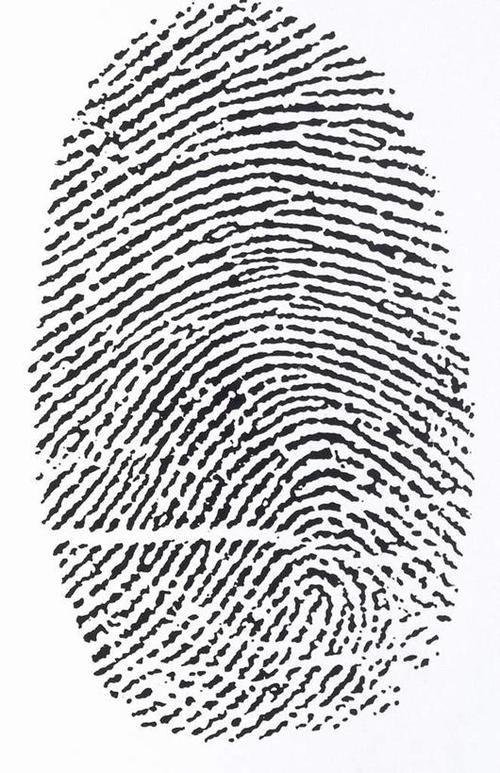
#> input picture Algorithms/Morphological algorithm/finger1.jpg, 500 x 773 px
$ python homework3.py
#> lines starting #> are read from the running program, lines starting #| are printed output that depends on the picture; after the words box and inside, x2 and y2 are one past the last pixel; in counts of white or black regions, pixels touching at a corner belong together
""" 编一个程序实现如下功能：
1、	读入一幅指纹图像（自己找）；
2、	对图像进行二值化（方法自定，可以是阈值法）；
2、采用形态学骨架提取和距离变换骨架提取两种算法分别提取图像骨架；
3、采用裁剪算法，并分析其效果。 """

import numpy as np
import matplotlib.pyplot as plt
from PIL import Image
from cv2 import cv2
from skimage import morphology
import skimage
from data import Bs

def binary(img,T=125,Tmin=10,time_max=1000):
    Gh = 255
    Gl = 0
    t = 0
    img_L=np.array([i for j in img for i in j])
    img_bin = img
    T0 = 0
    while abs(T-T0)>=Tmin and t<=time_max:
        T0 = T
        Gh = np.sum(img_L[img_L>T])/(np.sum(img_L>T))
        Gl = np.sum(img_L[img_L<=T])/(np.sum(img_L<=T))
        T = (Gh+Gl)/2
        t = t+1
    np.putmask(img_bin,img_bin>=T,255)
    np.putmask(img_bin,img_bin<T,0)
    img_bin = 255-img_bin
    return img_bin

#####腐蚀#######
# [46 lines left out: functions werode, wdilate, not called in this run]
###########开运算###################
def wopen(img,B):
    return wdilate(werode(img,B),B)
###############闭运算###############
def wclose(img,B):
    return werode(wdilate(img,B),B)
################击中操作#################
# [7 lines left out: function whit, not called in this run]

def hit(img,B):
    W = np.ones((5,5),np.uint8)
    AB1 = cv2.erode(img,B)
    W[1:4,1:4]=B
    B2 = np.ones((5,5),np.uint8)-W
    AB2 = cv2.erode(1-img,B2)
    return AB1*AB2

##############细化,单一操作#################
def wthin(img,B):
    return img-hit(img,B)
##############细化过程##########################
def wthinp(A,Bs):
    AthinB = A
    for i in range(3):
        for B in Bs:
            AthinB = wthin(AthinB,B)
    return AthinB

###############距离变换#################
def distanceTrans(img):
    A = (1-img)*100
    for i in range(0,np.shape(A)[0]):
        for j in range(0,np.shape(A)[1]-1):
            temp0 = A[i][j]
            temp1 = min(A[i][j-1]+1,temp0)
            temp2 = min(A[i-1][j-1]+2,temp1)
            temp3 = min(A[i-1][j]+1,temp2)
            temp4 = min(A[i-1][j+1]+2,temp3)
            A[i][j] = temp4

    for i in range(np.shape(A)[0]-2,0,-1):
        for j in range(np.shape(A)[1]-2,0,-1):
            temp0 = A[i][j]
            temp1 = min(A[i][j+1]+1,temp0)
            temp2 = min(A[i+1][j+1]+2,temp1)
            temp3 = min(A[i+1][j]+1,temp2)
            temp4 = min(A[i+1][j-1]+2,temp3)
            A[i][j] = temp4
    return A

#####################求局部最大值#################
def local_max(img):
    img_lm = img
    l,h=img.shape
    t = 1
    for i in range(t,l+1-t):
        for j in range(t,h+1-t):
            if img_lm[i,j] == np.max(img_lm[i-t:i+t,j-t:j+t]):
                img_lm[i,j] = 1
    np.putmask(img_lm,img_lm>1,0)
    return img_lm

################骨架提取,全是自己写的############
# [20 lines left out: function wextract_sketon, not called in this run]
################骨架提取,其他的东西是调用的############
def extract_sketon(img,B,method='shape'):
    if method == 'shape': ####形态学骨架提取
        k = 0
        A_kB = img
        SkA = A_kB - cv2.morphologyEx(A_kB,cv2.MORPH_OPEN,B)
        SA = SkA
        while np.any(A_kB) and k<20:
            A_kB = cv2.erode(A_kB,B)
            SkA = A_kB - cv2.morphologyEx(A_kB,cv2.MORPH_OPEN,B)
            k += 1
            SA = np.clip(SkA+SA,0,1)
            # plt.imshow(SA,cmap='gray')
            # plt.pause(1)
            # plt.close()
        print(k)
        return SA
    elif method == 'distance':
        print('distance')
        A_edge = img - cv2.erode(img,B)
        A_distance = distanceTrans(A_edge)
        A_lomax = local_max(A_distance)
        A = A_lomax*img
        return A*255
    elif method == 'distance1':
        A = img
        t = 0
        while np.any(A) and t<5:
            print(t)
            At = A
            A_edge = cv2.erode(A,B)
            A_distance = distanceTrans(A_edge)
            A = A_distance
            np.putmask(A,A>1,0)
            t += 1
        return At*255
    return
#####################剪裁算法####################
def cut(A):
    X1 = wthinp(A,Bs)
    X2 = A
    X2 = 0
    H = np.ones((3,3))
    for B in Bs:
        print('3')
        X2 = X2+hit(X1,B)
    np.clip(X2,0,1)
    X3 = cv2.dilate(X2,H)*A
    X4 = np.clip(X3+X1,0,1)
    return X4

if __name__ == "__main__":
    img = cv2.imread(r'finger1.jpg',0)  ##读取图片
#> img: shape (773, 500); min 0, max 255, mean 199.9
    plt.rcParams['font.sans-serif']=['SimHei']
    plt.rcParams['axes.unicode_minus'] = False
    plt.figure(1)
    plt.subplot(1,2,1)
    plt.title('指纹原图')
    plt.imshow(img,cmap="gray")
    plt.subplot(1,2,2)
    plt.hist(img.ravel(),256,[0,256])
    plt.title('灰度直方图')

    plt.figure(2)
    plt.subplot(1,2,1)
    img_bin = binary(img,Tmin=0.01)
#> the loop in binary, `while abs(T-T0)>=Tmin and t<=time_max:` made 5 passes
#> (T0, Gh, Gl, T) on passes 2 to 5: (148.5, 244.6, 59.39, 152), (152, 244.8, 60.15, 152.5), (152.5, 244.9, 60.37, 152.6), (152.6, 244.9, 60.37, 152.6)
#> (Gh, Gl, T) on pass 1: (242.5, 54.39, 148.5)
#> after the loop in binary, `while abs(T-T0)>=Tmin and t<=time_max:`: t = 5
#> in binary, `np.putmask(img_bin,img_bin<T,0)`:
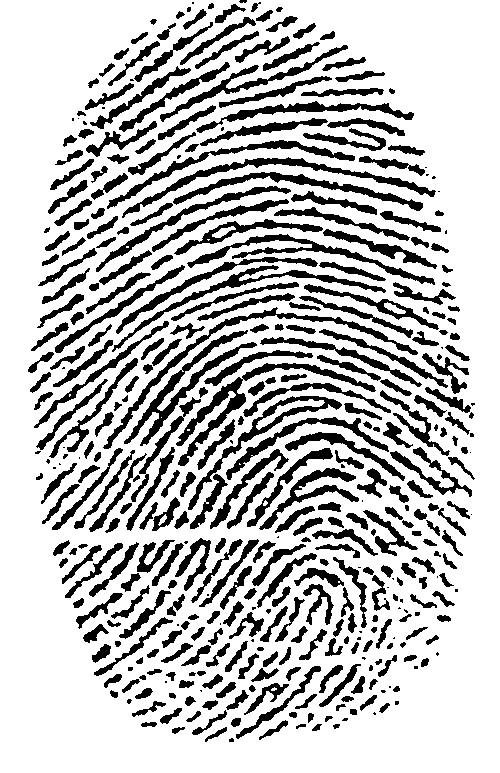
#> img_bin: shape (773, 500); 75.6% white; 411 black regions (64 under 20 px), largest, box (x1, y1, x2, y2) and area: (176, 363, 376, 466) 2278, (124, 330, 257, 446) 2105, (103, 307, 418, 449) 1987
    plt.imshow(img_bin,cmap="gray")
    plt.title('二值化')
    plt.subplot(1,2,2)
    plt.hist(img_bin.ravel(),256,[0,256])
    plt.title('二值化后灰度直方图')

    plt.figure(3)
    B = np.ones((3,3),np.uint8)
    img_wskelon_shape = extract_sketon(img_bin/255,B,method='shape')
#> in extract_sketon, `SkA = A_kB - cv2.morphologyEx(A_kB,cv2.MORPH_OPEN,B)`: SkA: shape (773, 500) float64; values 0 (black) and 1 (white), 0.96% white in thin lines or dots, all inside (x1, y1, x2, y2) = (31, 1, 475, 742)
#> the loop in extract_sketon, `while np.any(A_kB) and k<20:` made 5 passes
#> pass 1, in extract_sketon, `SkA = A_kB - cv2.morphologyEx(A_kB,cv2.MORPH_OPEN,B)`:
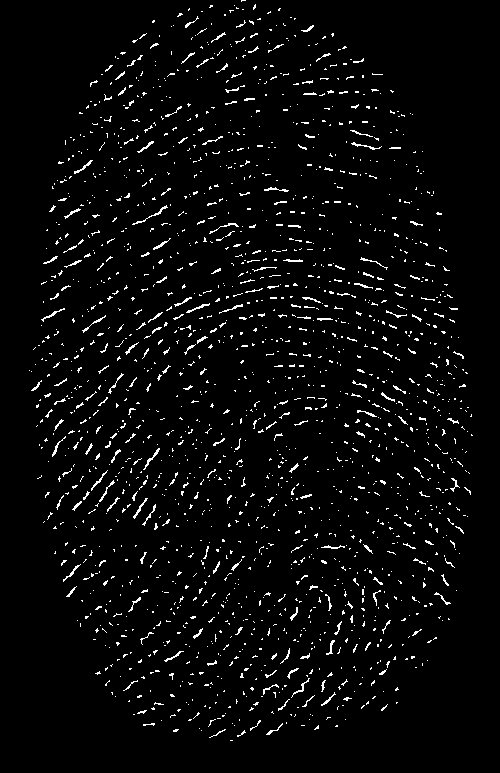
#> SkA: shape (773, 500) float64; values 0 (black) and 1 (white), 3.5% white in thin lines or dots, all inside (x1, y1, x2, y2) = (29, 0, 473, 741)
#> after the loop in extract_sketon, `while np.any(A_kB) and k<20:`: A_kB: shape (773, 500) float64; every value is 0
#> after the loop in extract_sketon, `while np.any(A_kB) and k<20:`:
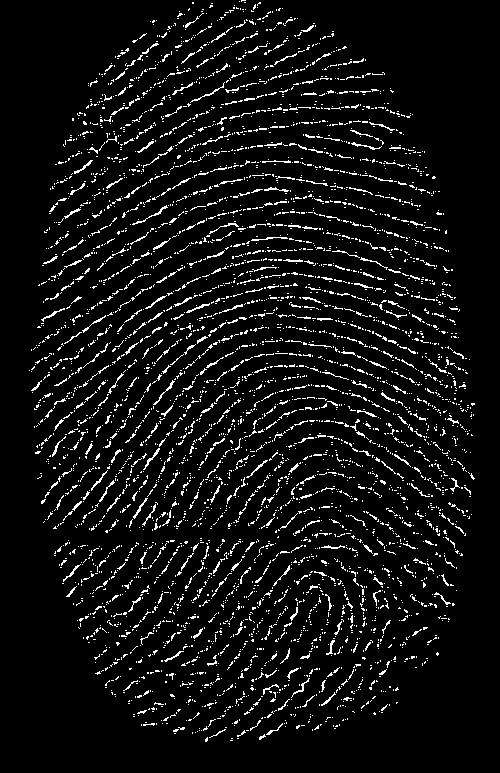
#> SA: shape (773, 500) float64; values 0 (black) and 1 (white), 6.7% white in thin lines or dots, all inside (x1, y1, x2, y2) = (29, 0, 475, 742)
#| 5
    plt.imshow(img_wskelon_shape,cmap="gray")
    plt.title('形态学骨架提取')

    plt.figure(4)
    plt.title('距离变换骨架提取')
    #skelon = morphology.skeletonize(img_bin/255)
    img_wskelon_distance = extract_sketon(img_bin/255,B,method='distance')
#> in extract_sketon (call 2), `A_edge = img - cv2.erode(img,B)`: A_edge: shape (773, 500) float64; values 0 (black) and 1 (white), 12.7% white in thin lines or dots, all inside (x1, y1, x2, y2) = (28, 0, 475, 742)
#> after the loop in distanceTrans, `for i in range(np.shape(A)[0]-2,0,-1):`:
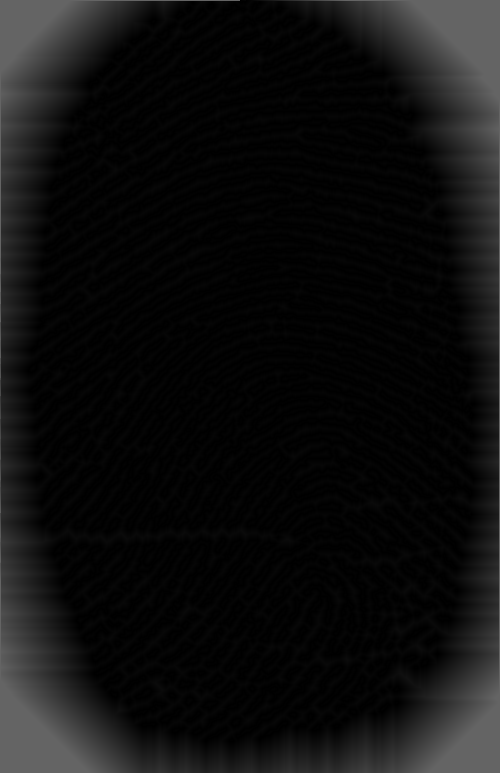
#> A: shape (773, 500) float64; min 0, max 100, mean 15.4
#> in local_max, `np.putmask(img_lm,img_lm>1,0)`:
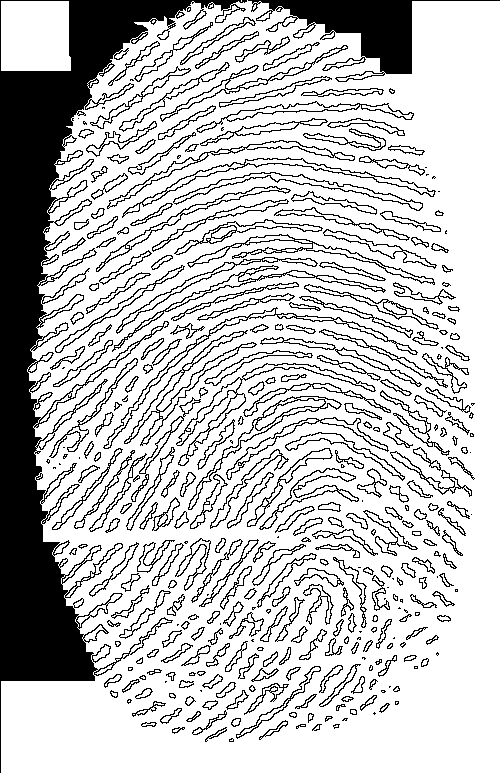
#> img_lm: shape (773, 500) float64; values 0 (black) and 1 (white), 76.2% white; 360 black regions (77 under 20 px), largest, box (x1, y1, x2, y2) and area: (0, 0, 247, 773) 43003, (248, 0, 500, 82) 6204, (103, 307, 418, 449) 1020
#> in extract_sketon (call 2), `A = A_lomax*img`: A: shape (773, 500) float64; values 0 (black) and 1 (white), 12% white; 1315 white regions (892 under 20 px), largest, box (x1, y1, x2, y2) and area: (174, 173, 422, 210) 959, (245, 159, 434, 196) 659, (227, 102, 359, 121) 578
    plt.imshow(img_wskelon_distance,cmap="gray")

    plt.figure(5)
    img_cut=cut(img_wskelon_shape)
#> after the loop in cut, `for B in Bs:`:
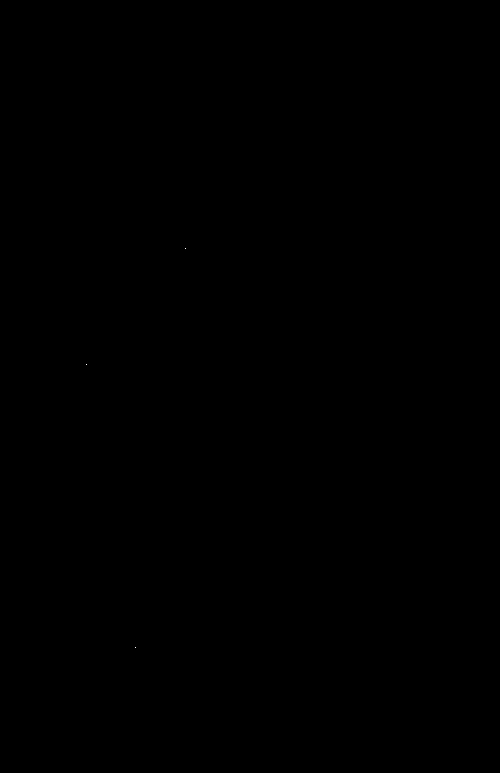
#> X2: shape (773, 500) float64; values 0 (black) and 1 (white), 0% white in thin lines or dots, all inside (x1, y1, x2, y2) = (86, 248, 186, 648)
#> in cut, `X3 = cv2.dilate(X2,H)*A`: X3: shape (773, 500) float64; values 0 (black) and 1 (white), 0% white in thin lines or dots, all inside (x1, y1, x2, y2) = (85, 247, 187, 649)
    plt.title('剪裁')
    plt.imshow(img_cut,cmap='gray')
    plt.show()
#> figure, not shown here; panel 2: tallest bar 56155 high, from x = 253 to 254
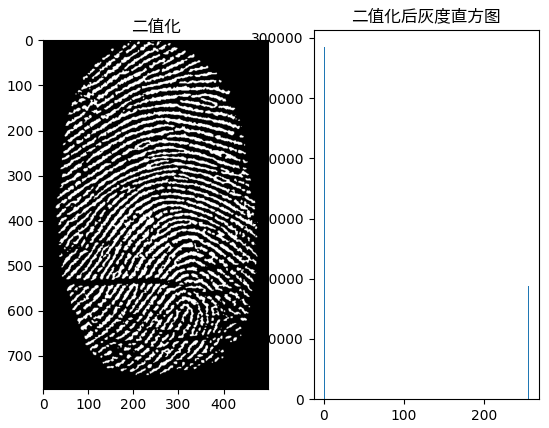
#> figure drawn by matplotlib, 2 panels; panel 2: tallest bar 292224 high, from x = 0 to 1

    # imgdis = skimage.morphology.medial_axis(img_bin, mask=None, return_distance=False)
    # plt.imshow(imgdis,cmap='gray')
    # plt.show()

$ run again, with Algorithms/Morphological algorithm/finger.jpg copied over Algorithms/Morphological algorithm/finger1.jpg
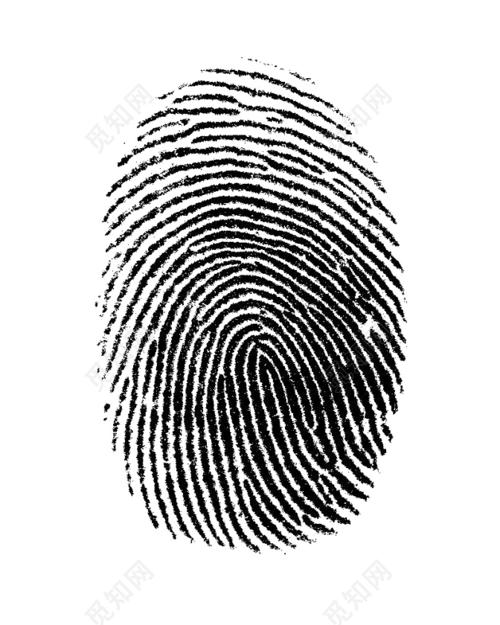
#> input picture Algorithms/Morphological algorithm/finger.jpg, 500 x 625 px
#> img is the input picture: shape (625, 500); min 0, max 255, mean 204.2
#> the loop in binary, `while abs(T-T0)>=Tmin and t<=time_max:` made 4 passes
#> (T0, Gh, Gl, T) on passes 2 to 4: (138.1, 249.3, 31.05, 140.2), (140.2, 249.5, 31.58, 140.5), (140.5, 249.5, 31.58, 140.5)
#> after the loop in binary, `while abs(T-T0)>=Tmin and t<=time_max:`: t = 4
#> the loop in extract_sketon, `while np.any(A_kB) and k<20:` made 6 passes
#> after the loop in extract_sketon, `while np.any(A_kB) and k<20:`:
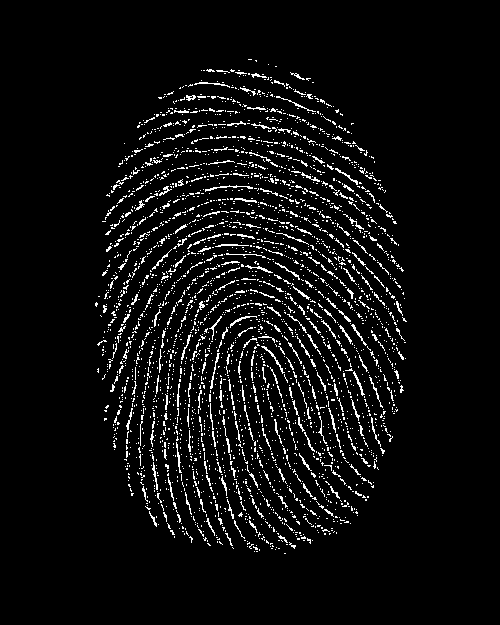
#> SA: shape (625, 500) float64; values 0 (black) and 1 (white), 5.4% white in thin lines or dots, all inside (x1, y1, x2, y2) = (95, 59, 407, 554)
#> after the loop in extract_sketon, `while np.any(A_kB) and k<20:`: k = 6
#| 6
#> X3: shape (625, 500) float64; values 0 (black) and 1 (white), 0% white in thin lines or dots, all inside (x1, y1, x2, y2) = (167, 251, 170, 254)
#> `plt.show()`:
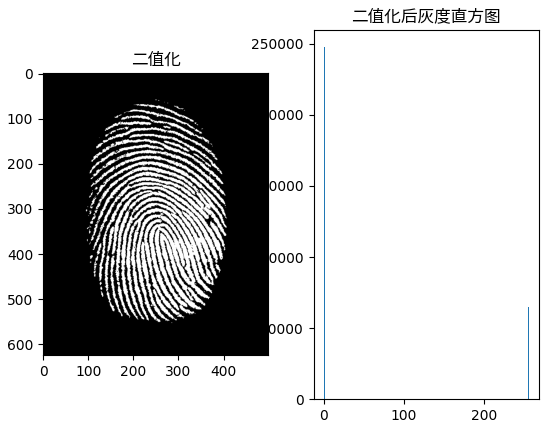
#> figure drawn by matplotlib, 2 panels; panel 2: tallest bar 247584 high, from x = 0 to 1
